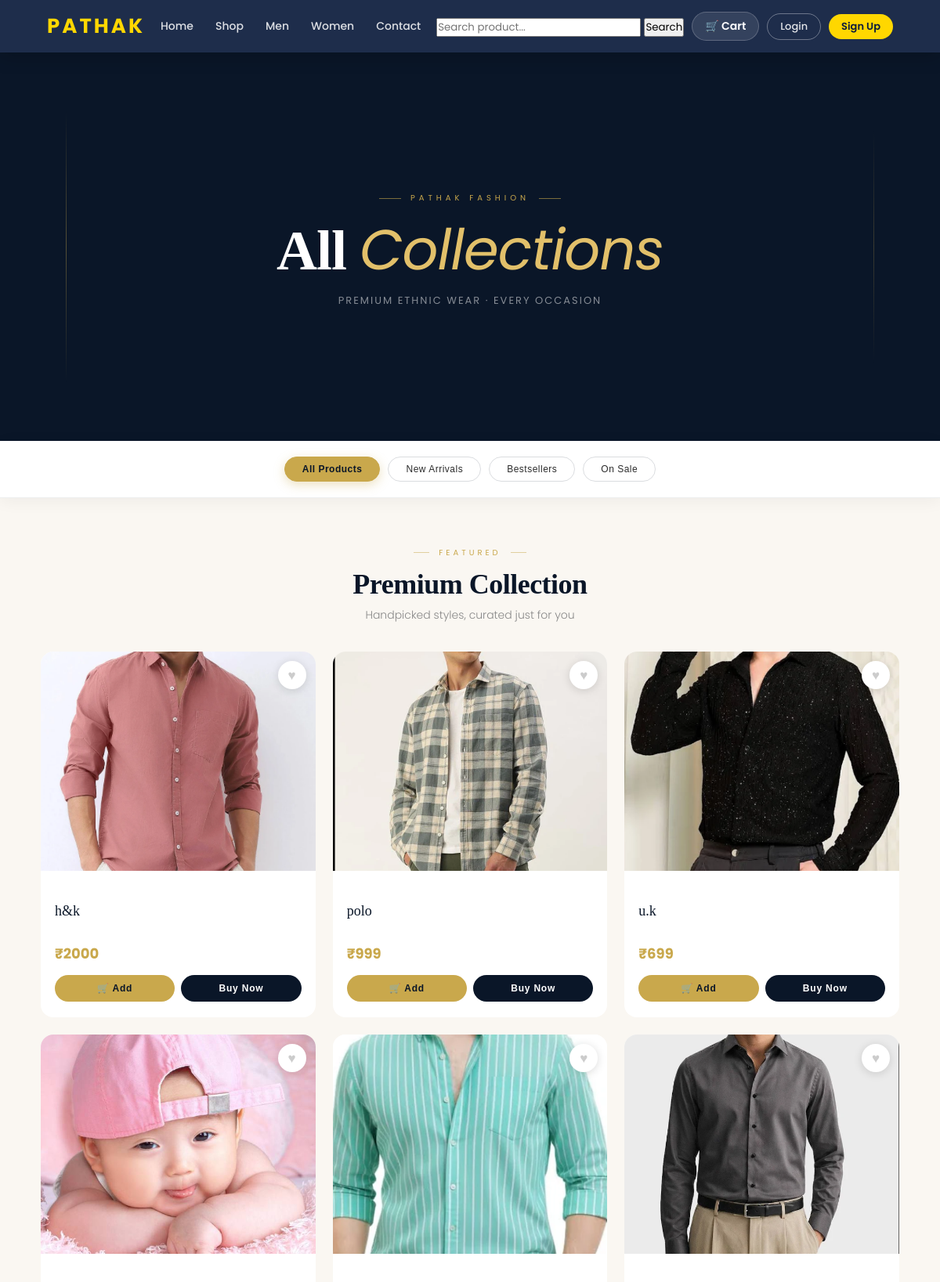
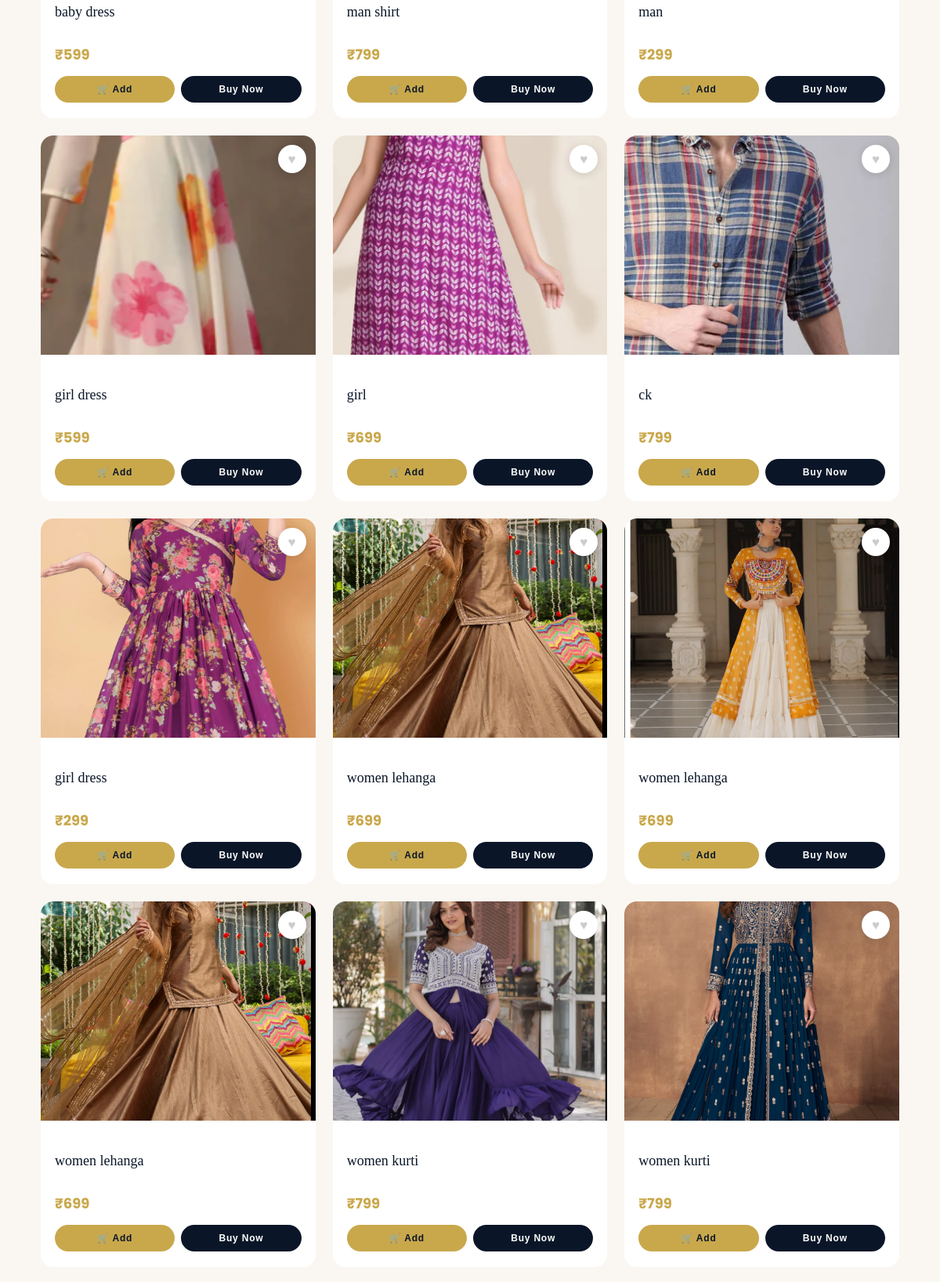
The app's page /shop/ (upper part) with its own data (2 pictures, top to bottom).
### shop/models.py (models this page shows, shortened)
class Product(models.Model):
    product_name = models.CharField(max_length=30)
    price = models.DecimalField(max_digits=10, decimal_places=2)
    description = models.CharField(max_length=300)
    pub_date = models.DateField()
    image = models.ImageField(upload_to="products/")
    stock = models.IntegerField(default=10)
    CATEGORY_CHOICES = (
    ('men', 'Men'),
    ('women', 'Women'),
    ('kids', 'Kids'),
)
    category = models.CharField(max_length=10, choices=CATEGORY_CHOICES, default='men')
    SUBCATEGORY_CHOICES = (
        ('lehenga', 'Lehenga'),
        ('kurti', 'Kurti'),
        ('saree', 'Saree'),
        ('gown', 'Gown'),
        ('kurta', 'Kurta'),
        ('sherwani', 'Sherwani'),
        ('shirt', 'Shirt'),
        ('trouser', 'Trouser'),
    )
    subcategory = models.CharField(max_length=20, choices=SUBCATEGORY_CHOICES, default='kurti')
    is_new = models.BooleanField(default=False)
    is_best = models.BooleanField(default=False)
    discount = models.IntegerField(
        default=0,
        validators=[MinValueValidator(0), MaxValueValidator(100)]
    )

### shop/views.py (the view)
# urls.py: path('', views.record, name="shop"),
def record(request):
    data = Product.objects.all()
    return render(request, 'shop.html', {
        'database_records': data,
        'wishlist_ids': get_wishlist_ids(request.user)
    })

### shop/views.py (called while the page is built)
def get_wishlist_ids(user):
    if user.is_authenticated:
        return Wishlist.objects.filter(user=user).values_list('product_id', flat=True)
    return []

### shop/templates/shop.html (shortened to what this page needs)
{% extends 'master.html' %}
{% block content %}
<div class="shop-hero">
  <div class="hero-bg"></div>
  <div class="hero-body">
    <div class="hero-tag">Pathak Fashion</div>
    <h1>All <em>Collections</em></h1>
    <p>Premium ethnic wear · Every occasion</p>
  </div>
</div>
<div class="filter-wrap">
  <button class="filter-btn active" onclick="filterCards(this,'all')">All Products</button>
  <button class="filter-btn" onclick="filterCards(this,'new')">New Arrivals</button>
  <button class="filter-btn" onclick="filterCards(this,'best')">Bestsellers</button>
  <button class="filter-btn" onclick="filterCards(this,'sale')">On Sale</button>
</div>
<div class="page-head">
  <div class="eyebrow">Featured</div>
  <h2>Premium Collection</h2>
  <p>Handpicked styles, curated just for you</p>
</div>
<div class="products-grid" id="productsGrid">
  {% for i in database_records %}
  <div class="p-card"
    data-new="{{ i.is_new|lower }}"
    data-best="{{ i.is_best|lower }}"
    data-sale="{% if i.discount > 0 %}true{% else %}false{% endif %}">
    <a href="{% url 'wishlist' i.id %}"
       class="wishlist-btn {% if i.id in wishlist_ids %}active{% endif %}">♥</a>
    <a href="{% url 'product_detail' i.id %}">
      <div class="p-img">
      </div>
    </a>
    <div class="p-body">
      <a href="{% url 'product_detail' i.id %}" class="p-body h4 display-block" style="text-decoration:none;">
        <h4>{{ i.product_name }}</h4>
      </a>
      <div class="p-price">
        ₹{{ i.price|floatformat:0 }}
      </div>
      <div class="p-btns">
        <form action="{% url 'add_to_cart' i.id %}" method="POST" style="flex:1;">
          <button type="submit" class="p-btn btn-cart" style="width:100%;">🛒 Add</button>
        </form>
        <form action="{% url 'buy_now' i.id %}" method="POST" style="flex:1;">
          <button type="submit" class="p-btn btn-buy" style="width:100%;">Buy Now</button>
        </form>
      </div>
    </div>
  </div>
  {% empty %}
  <div class="empty-state">
    <p>No products available right now.</p>
  </div>
  {% endfor %}
</div>
{% endblock %}

### shop/templates/master.html (style rules this page uses)
*, *::before, *::after { margin: 0; padding: 0; box-sizing: border-box; font-family: 'Poppins', sans-serif; }
body { background: linear-gradient(-45deg, #eef1f7, #f8f9fc, #e3e8f0, #ffffff); background-size: 400% 400%; animation: gradientMove 10s ease infinite; }

### records on screen
Product: product_name "h&k", price "2000"
Product: product_name "polo", price "999"
Product: product_name "u.k", price "699"
Product: product_name "baby dress", price "599"
Product: product_name "man shirt", price "799"
Product: product_name "man", price "299"
Product: product_name "girl dress", price "599"
Product: product_name "girl", price "699"
Product: product_name "ck", price "799"
Product: product_name "girl dress", price "299"
Product: product_name "women lehanga", price "699"
Product: product_name "women lehanga", price "699"
Product: product_name "women lehanga", price "699"
Product: product_name "women kurti", price "799"
Product: product_name "women kurti", price "799"
